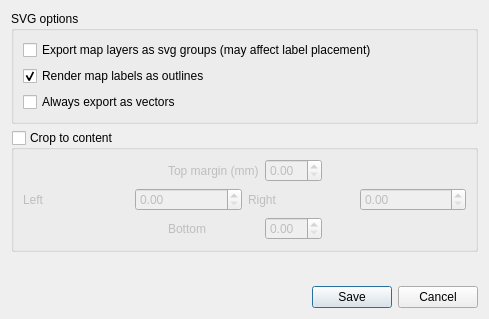
<?xml version="1.0" encoding="UTF-8"?>
<ui version="4.0">
 <class>QgsSvgExportOptionsDialog</class>
 <widget class="QDialog" name="QgsSvgExportOptionsDialog">
  <property name="geometry">
   <rect>
    <x>0</x>
    <y>0</y>
    <width>489</width>
    <height>319</height>
   </rect>
  </property>
  <property name="windowTitle">
   <string>SVG Export Options</string>
  </property>
  <layout class="QVBoxLayout" name="verticalLayout">
   <item>
    <widget class="QgsCollapsibleGroupBoxBasic" name="groupBox">
     <property name="title">
      <string>SVG options</string>
     </property>
     <layout class="QVBoxLayout" name="verticalLayout_2">
      <item>
       <widget class="QCheckBox" name="chkMapLayersAsGroup">
        <property name="text">
         <string>Export map layers as svg groups (may affect label placement)</string>
        </property>
        <property name="checked">
         <bool>false</bool>
        </property>
       </widget>
      </item>
      <item>
       <widget class="QCheckBox" name="chkTextAsOutline">
        <property name="enabled">
         <bool>true</bool>
        </property>
        <property name="toolTip">
         <string>Uncheck to render map labels as text objects. This will degrade the quality of the map labels but allow editing in vector illustration software.</string>
        </property>
        <property name="text">
         <string>Render map labels as outlines</string>
        </property>
        <property name="checked">
         <bool>true</bool>
        </property>
       </widget>
      </item>
      <item>
       <widget class="QCheckBox" name="mForceVectorCheckBox">
        <property name="toolTip">
         <string>If checked, the layout will always be kept as vector objects when exported to a compatible format, even if the appearance of the resultant file does not match the layouts settings. If unchecked, some elements in the layout may be rasterized in order to keep their appearance intact.</string>
        </property>
        <property name="text">
         <string>Always export as vectors</string>
        </property>
       </widget>
      </item>
     </layout>
    </widget>
   </item>
   <item>
    <widget class="QgsCollapsibleGroupBoxBasic" name="mClipToContentGroupBox">
     <property name="title">
      <string>Crop to content</string>
     </property>
     <property name="checkable">
      <bool>true</bool>
     </property>
     <property name="checked">
      <bool>false</bool>
     </property>
     <layout class="QVBoxLayout" name="verticalLayout_5">
      <item>
       <layout class="QGridLayout" name="gridLayout_5">
        <item row="0" column="2">
         <widget class="QgsDoubleSpinBox" name="mTopMarginSpinBox">
          <property name="singleStep">
           <double>0.100000000000000</double>
          </property>
         </widget>
        </item>
        <item row="1" column="0" colspan="4">
         <layout class="QHBoxLayout" name="horizontalLayout_7">
          <item>
           <widget class="QLabel" name="label_5">
            <property name="text">
             <string>Left</string>
            </property>
           </widget>
          </item>
          <item>
           <widget class="QgsDoubleSpinBox" name="mLeftMarginSpinBox">
            <property name="singleStep">
             <double>0.100000000000000</double>
            </property>
           </widget>
          </item>
          <item>
           <widget class="QLabel" name="label_11">
            <property name="text">
             <string>Right</string>
            </property>
           </widget>
          </item>
          <item>
           <widget class="QgsDoubleSpinBox" name="mRightMarginSpinBox">
            <property name="singleStep">
             <double>0.100000000000000</double>
            </property>
           </widget>
          </item>
         </layout>
        </item>
        <item row="2" column="1">
         <widget class="QLabel" name="label_12">
          <property name="text">
           <string>Bottom</string>
          </property>
         </widget>
        </item>
        <item row="2" column="2">
         <widget class="QgsDoubleSpinBox" name="mBottomMarginSpinBox">
          <property name="singleStep">
           <double>0.100000000000000</double>
          </property>
         </widget>
        </item>
        <item row="0" column="1">
         <widget class="QLabel" name="label_4">
          <property name="text">
           <string>Top margin (mm)</string>
          </property>
         </widget>
        </item>
        <item row="0" column="3">
         <spacer name="horizontalSpacer_2">
          <property name="orientation">
           <enum>Qt::Horizontal</enum>
          </property>
          <property name="sizeHint" stdset="0">
           <size>
            <width>40</width>
            <height>20</height>
           </size>
          </property>
         </spacer>
        </item>
        <item row="0" column="0">
         <spacer name="horizontalSpacer">
          <property name="orientation">
           <enum>Qt::Horizontal</enum>
          </property>
          <property name="sizeHint" stdset="0">
           <size>
            <width>40</width>
            <height>20</height>
           </size>
          </property>
         </spacer>
        </item>
       </layout>
      </item>
     </layout>
    </widget>
   </item>
   <item>
    <spacer name="verticalSpacer">
     <property name="orientation">
      <enum>Qt::Vertical</enum>
     </property>
     <property name="sizeHint" stdset="0">
      <size>
       <width>20</width>
       <height>40</height>
      </size>
     </property>
    </spacer>
   </item>
   <item>
    <widget class="QDialogButtonBox" name="buttonBox">
     <property name="orientation">
      <enum>Qt::Horizontal</enum>
     </property>
     <property name="standardButtons">
      <set>QDialogButtonBox::Cancel|QDialogButtonBox::Save</set>
     </property>
    </widget>
   </item>
  </layout>
 </widget>
 <customwidgets>
  <customwidget>
   <class>QgsCollapsibleGroupBoxBasic</class>
   <extends>QGroupBox</extends>
   <header location="global">qgscollapsiblegroupbox.h</header>
   <container>1</container>
  </customwidget>
  <customwidget>
   <class>QgsDoubleSpinBox</class>
   <extends>QDoubleSpinBox</extends>
   <header>qgsdoublespinbox.h</header>
  </customwidget>
 </customwidgets>
 <tabstops>
  <tabstop>chkMapLayersAsGroup</tabstop>
  <tabstop>chkTextAsOutline</tabstop>
  <tabstop>mClipToContentGroupBox</tabstop>
  <tabstop>mForceVectorCheckBox</tabstop>
  <tabstop>mTopMarginSpinBox</tabstop>
  <tabstop>mLeftMarginSpinBox</tabstop>
  <tabstop>mRightMarginSpinBox</tabstop>
  <tabstop>mBottomMarginSpinBox</tabstop>
 </tabstops>
 <resources/>
 <connections>
  <connection>
   <sender>buttonBox</sender>
   <signal>accepted()</signal>
   <receiver>QgsSvgExportOptionsDialog</receiver>
   <slot>accept()</slot>
   <hints>
    <hint type="sourcelabel">
     <x>248</x>
     <y>254</y>
    </hint>
    <hint type="destinationlabel">
     <x>157</x>
     <y>274</y>
    </hint>
   </hints>
  </connection>
  <connection>
   <sender>buttonBox</sender>
   <signal>rejected()</signal>
   <receiver>QgsSvgExportOptionsDialog</receiver>
   <slot>reject()</slot>
   <hints>
    <hint type="sourcelabel">
     <x>316</x>
     <y>260</y>
    </hint>
    <hint type="destinationlabel">
     <x>286</x>
     <y>274</y>
    </hint>
   </hints>
  </connection>
 </connections>
</ui>
